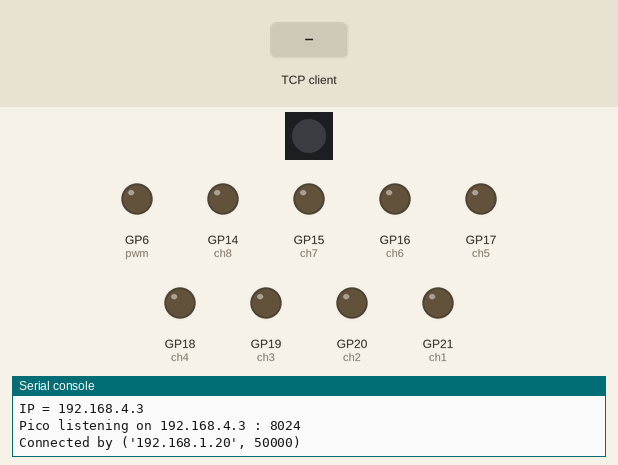
The program below on a simulated Raspberry Pi Pico running MicroPython. Shown: 1 RGB LEDs in strip order, left to right, output pins drawn as LEDs (lit = HIGH), the last lines printed to the serial console. Inputs (shaded band) come from the test bench. WiFi joins after 1.5 s; one TCP client connects 1 s after the port opens and stays connected.

Above: at 3.4 s.
3.5 s: the TCP client sends "Relay 1\n"
At 3.8 s:
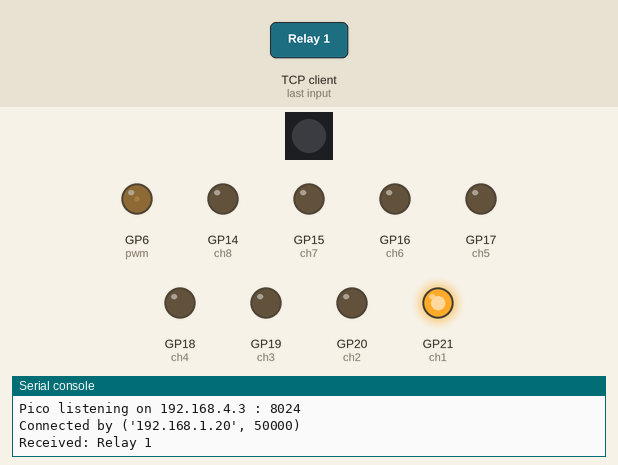
6.0 s: the TCP client sends "Group 1\n"
At 7.8 s:
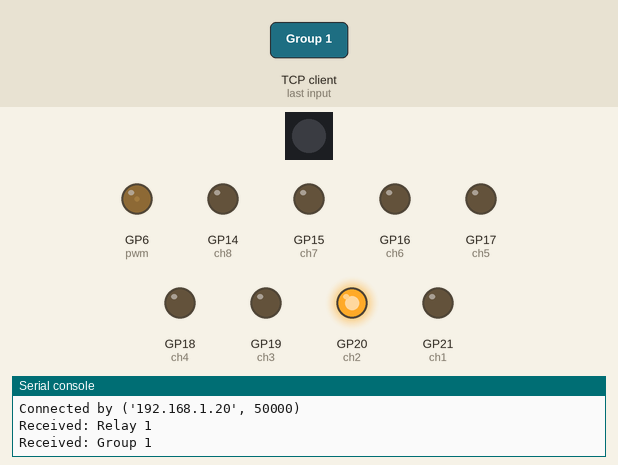
9.0 s: the TCP client sends "Relay 3\n"
At 9.8 s:
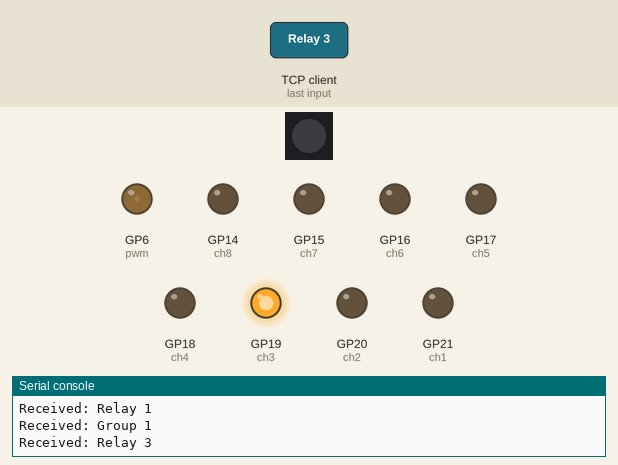
11.5 s: the TCP client sends "Relay 4\n"
At 12.2 s:
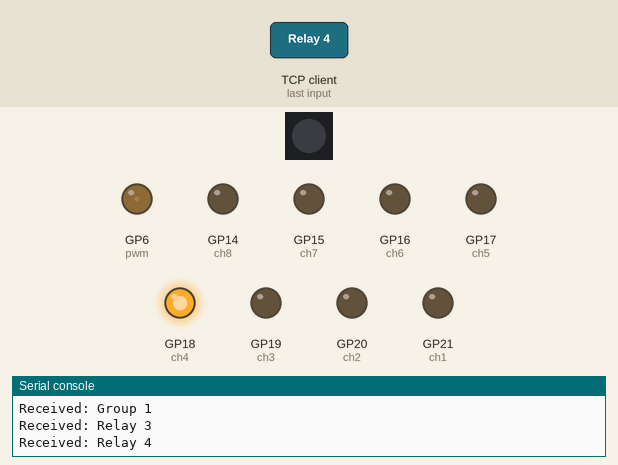
14.0 s: the TCP client sends "Relay 5\n"
At 14.8 s:
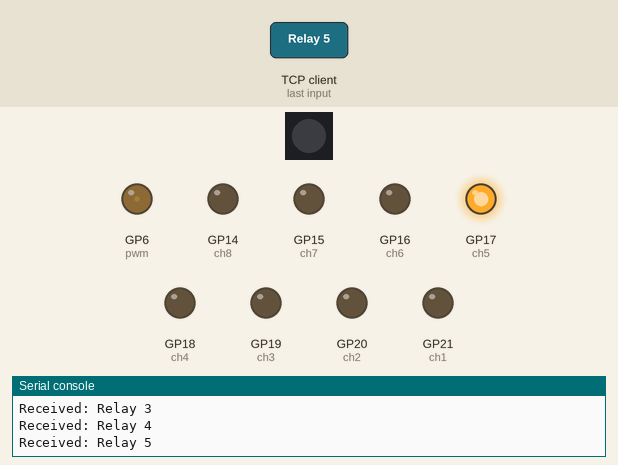
16.5 s: the TCP client sends "Relay 6\n"
At 17.2 s:
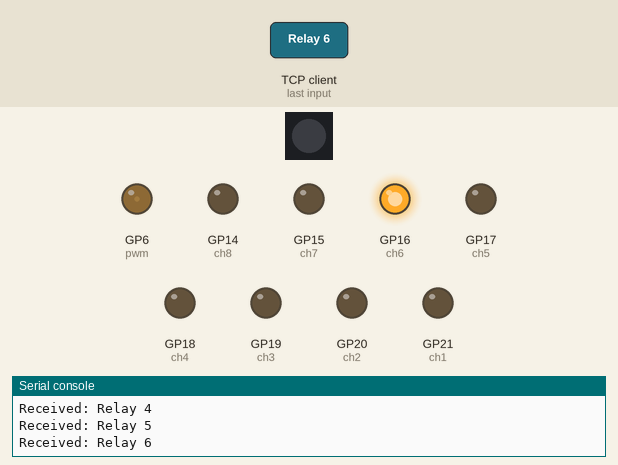
Timing chart, 0 to 19.5 s (numbered marks = the images above; inputs shaded):
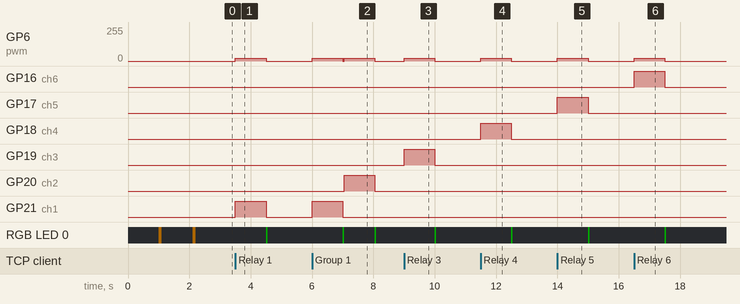

Measured:
- after the input at 3.5 s, GP6 (pwm): 0/255 → 19/255 at once, → 0/255 1.0 s later; GP21 (ch1): LOW → HIGH at once, → LOW 1.0 s later; RGB LED 0: off → RGB(0, 51, 0) after 1.0 s, → off 0.05 s later
- after the input at 6.0 s, GP6 (pwm): 0/255 → 19/255 at once, → 0/255 2.1 s later; GP20 (ch2): LOW → HIGH after 1.1 s, → LOW 1.0 s later; GP21 (ch1): LOW → HIGH at once, → LOW 1.0 s later; RGB LED 0: alternates RGB(0, 51, 0) for 0.05 s and off for 1.0 s, starting after 1.0 s
- after the input at 9.0 s, GP6 (pwm): 0/255 → 19/255 at once, → 0/255 1.0 s later; GP19 (ch3): LOW → HIGH at once, → LOW 1.0 s later; RGB LED 0: off → RGB(0, 51, 0) after 1.0 s, → off 0.05 s later
- after the input at 11.5 s, GP6 (pwm): 0/255 → 19/255 at once, → 0/255 1.0 s later; GP18 (ch4): LOW → HIGH at once, → LOW 1.0 s later; RGB LED 0: off → RGB(0, 51, 0) after 1.0 s, → off 0.05 s later
- after the input at 14.0 s, GP6 (pwm): 0/255 → 19/255 at once, → 0/255 1.0 s later; GP17 (ch5): LOW → HIGH at once, → LOW 1.0 s later; RGB LED 0: off → RGB(0, 51, 0) after 1.0 s, → off 0.05 s later
- after the input at 16.5 s, GP6 (pwm): 0/255 → 19/255 at once, → 0/255 1.0 s later; GP16 (ch6): LOW → HIGH at once, → LOW 1.0 s later; RGB LED 0: off → RGB(0, 51, 0) after 1.0 s, → off 0.05 s later

The program:

pico-micropython.py
```python
import array, time
from machine import Pin, PWM
import rp2
import network
import usocket

ssid = 'Hotspot'
password = 'secure123'
STATIC_IP = "192.168.4.3"
SUBNET = "255.255.255.0"
GATEWAY = "192.168.4.1"
DNS = "192.168.4.1"

# Pico as a TCP server
HOST = STATIC_IP  # Use the variable, not a string literal
PORT = 8024
TCP = 1

NUM_LEDS = 1
PIN_NUM = 13
POWER = 5000

# Initialize PWM
pwm = PWM(Pin(6))
pwm.freq(POWER)

# WS2812 and NeoPixel setup (unchanged)
@rp2.asm_pio(sideset_init=rp2.PIO.OUT_LOW, out_shiftdir=rp2.PIO.SHIFT_LEFT, autopull=True, pull_thresh=24)
def ws2812():
    T1 = 2
    T2 = 5
    T3 = 3
    wrap_target()
    label("bitloop")
    out(x, 1).side(0)    [T3 - 1]
    jmp(not_x, "do_zero").side(1)    [T1 - 1]
    jmp("bitloop").side(1)    [T2 - 1]
    label("do_zero")
    nop().side(0)    [T2 - 1]
    wrap()

class NeoPixel(object):
    def __init__(self, pin=PIN_NUM, num=NUM_LEDS, brightness=0.2):
        self.pin = pin
        self.num = num
        self.brightness = brightness
        self.sm = rp2.StateMachine(0, ws2812, freq=8_000_000, sideset_base=Pin(PIN_NUM))
        self.sm.active(1)
        self.ar = array.array("I", [0 for _ in range(self.num)])
        self.ch1 = Pin(21, Pin.OUT)  # Relay 1
        self.ch2 = Pin(20, Pin.OUT)  # Relay 2
        self.ch3 = Pin(19, Pin.OUT)  # Relay 3
        self.ch4 = Pin(18, Pin.OUT)  # Relay 4
        self.ch5 = Pin(17, Pin.OUT)  # Relay 5
        self.ch6 = Pin(16, Pin.OUT)  # Relay 6
        self.ch7 = Pin(15, Pin.OUT)  # Relay 7
        self.ch8 = Pin(14, Pin.OUT)  # Relay 8
        self.BLACK = (0, 0, 0)
        self.RED = (255, 0, 0)
        self.YELLOW = (255, 150, 0)
        self.GREEN = (0, 255, 0)
        self.CYAN = (0, 255, 255)
        self.BLUE = (0, 0, 255)
        self.PURPLE = (180, 0, 255)
        self.WHITE = (255, 255, 255)
        self.groups = {
            'Group 1': [self.ch1, self.ch2],
            'Group 2': [self.ch3, self.ch4],
            'Group 3': [self.ch5, self.ch6],
            'Group 4': [self.ch7, self.ch8]
        }

    def pixels_show(self):
        dimmer_ar = array.array("I", [0 for _ in range(self.num)])
        for i, c in enumerate(self.ar):
            r = int(((c >> 8) & 0xFF) * self.brightness)
            g = int(((c >> 16) & 0xFF) * self.brightness)
            b = int((c & 0xFF) * self.brightness)
            dimmer_ar[i] = (g << 16) + (r << 8) + b
        self.sm.put(dimmer_ar, 8)

    def pixels_set(self, i, color):
        self.ar[i] = (color[1] << 16) + (color[0] << 8) + color[2]

    def pixels_fill(self, color):
        for i in range(len(self.ar)):
            self.pixels_set(i, color)

    def RGB_OUT(self):
        self.pixels_fill(self.GREEN)
        self.pixels_show()
        time.sleep(0.05)
        self.pixels_fill(self.BLACK)
        self.pixels_show()

    def Relay_CHx(self, pin, switch):
        if switch:
            pin.high()
        else:
            pin.low()

    def relay_pulse(self, pin):
        self.Relay_CHx(pin, True)
        pwm.duty_u16(POWER)
        time.sleep(1)
        pwm.duty_u16(0)
        self.Relay_CHx(pin, False)
        self.RGB_OUT()

    def group_pulse(self, group_name):
        if group_name in self.groups:
            for pin in self.groups[group_name]:
                self.relay_pulse(pin)

if __name__ == '__main__':
    strip = NeoPixel()
    conn = None
    sock = None
    wlan = network.WLAN(network.STA_IF) if TCP == 1 else None

    try:
        if TCP == 1:
            wlan.active(True)
            wlan.ifconfig((STATIC_IP, SUBNET, GATEWAY, DNS))
            print("Setting static IP-Address", wlan.ifconfig())
            print("Checking WiFi connection to:", ssid)
            if wlan.isconnected():
                print("Already connected, resetting connection...")
                wlan.disconnect()
                time.sleep(1)
            else:
                print("Not connected yet")

            print("Attempting to connect...")
            wlan.connect(ssid, password)
            timeout = 10
            while not wlan.isconnected() and timeout > 0:
                print("Searching for WiFi... Status:", wlan.status())
                time.sleep(1)
                strip.pixels_fill(strip.YELLOW)
                strip.pixels_show()
                time.sleep(0.1)
                strip.pixels_fill(strip.BLACK)
                strip.pixels_show()
                timeout -= 1

            if wlan.isconnected():
                print('Connected to WiFi')
                status = wlan.ifconfig()
                print('IP = ' + status[0])
            else:
                raise RuntimeError("Failed to connect to WiFi within timeout")

            for attempt in range(3):
                try:
                    sock = usocket.socket(usocket.AF_INET, usocket.SOCK_STREAM)
                    sock.setsockopt(usocket.SOL_SOCKET, usocket.SO_REUSEADDR, 1)
                    sock.bind((HOST, PORT))
                    break
                except OSError as e:
                    if e.args[0] == 98:
                        print("Port 8024 in use, waiting 2 seconds, attempt", attempt + 1)
                        time.sleep(2)
                        if attempt == 2:
                            raise
                    else:
                        raise
            sock.listen(1)
            print("Pico listening on", status[0], ":", PORT)
            conn, addr = sock.accept()
            print("Connected by", addr)
            conn.send("Hello, Python client!\r\n".encode())

        while True:
            if TCP == 1:
                try:
                    response = conn.recv(1024).decode().strip()
                    print("Received:", response)
                    if not response:
                        print("Client disconnected, waiting for new connection...")
                        conn.close()
                        conn, addr = sock.accept()
                        print("New connection from", addr)
                        conn.send("Hello, Python client!\r\n".encode())
                        continue
                except Exception as e:
                    print("Receive error:", e)
                    break

                if response == 'Relay 1':
                    strip.relay_pulse(strip.ch1)
                    conn.send("****Relay 1 Pulsed****\n\n".encode())
                elif response == 'Relay 2':
                    strip.relay_pulse(strip.ch2)
                    conn.send("****Relay 2 Pulsed****\n\n".encode())
                elif response == 'Relay 3':
                    strip.relay_pulse(strip.ch3)
                    conn.send("****Relay 3 Pulsed****\n\n".encode())
                elif response == 'Relay 4':
                    strip.relay_pulse(strip.ch4)
                    conn.send("****Relay 4 Pulsed****\n\n".encode())
                elif response == 'Relay 5':
                    strip.relay_pulse(strip.ch5)
                    conn.send("****Relay 5 Pulsed****\n\n".encode())
                elif response == 'Relay 6':
                    strip.relay_pulse(strip.ch6)
                    conn.send("****Relay 6 Pulsed****\n\n".encode())
                elif response == 'Relay 7':
                    strip.relay_pulse(strip.ch7)
                    conn.send("****Relay 7 Pulsed****\n\n".encode())
                elif response == 'Relay 8':
                    strip.relay_pulse(strip.ch8)
                    conn.send("****Relay 8 Pulsed****\n\n".encode())
                elif response == 'Group 1':
                    strip.group_pulse('Group 1')
                    conn.send("****Group 1 Pulsed****\n\n".encode())
                elif response == 'Group 2':
                    strip.group_pulse('Group 2')
                    conn.send("****Group 2 Pulsed****\n\n".encode())
                elif response == 'Group 3':
                    strip.group_pulse('Group 3')
                    conn.send("****Group 3 Pulsed****\n\n".encode())
                elif response == 'Group 4':
                    strip.group_pulse('Group 4')
                    conn.send("****Group 4 Pulsed****\n\n".encode())
                elif response == 'Relay ALL':
                    for i in range(8):
                        strip.Relay_CHx(getattr(strip, f'ch{i+1}'), True)
                    pwm.duty_u16(POWER)
                    time.sleep(1)
                    pwm.duty_u16(0)
                    for i in range(8):
                        strip.Relay_CHx(getattr(strip, f'ch{i+1}'), False)
                    strip.RGB_OUT()
                    conn.send("****Relay ALL Pulsed****\n\n".encode())

            else:
                response = input()

    except KeyboardInterrupt:
        print("KeyboardInterrupt, cleaning up...")
    except Exception as e:
        print("Error:", e)
    finally:
        if conn is not None:
            conn.close()
        if sock is not None:
            sock.close()
        if TCP == 1 and wlan is not None:
            wlan.disconnect()
```
